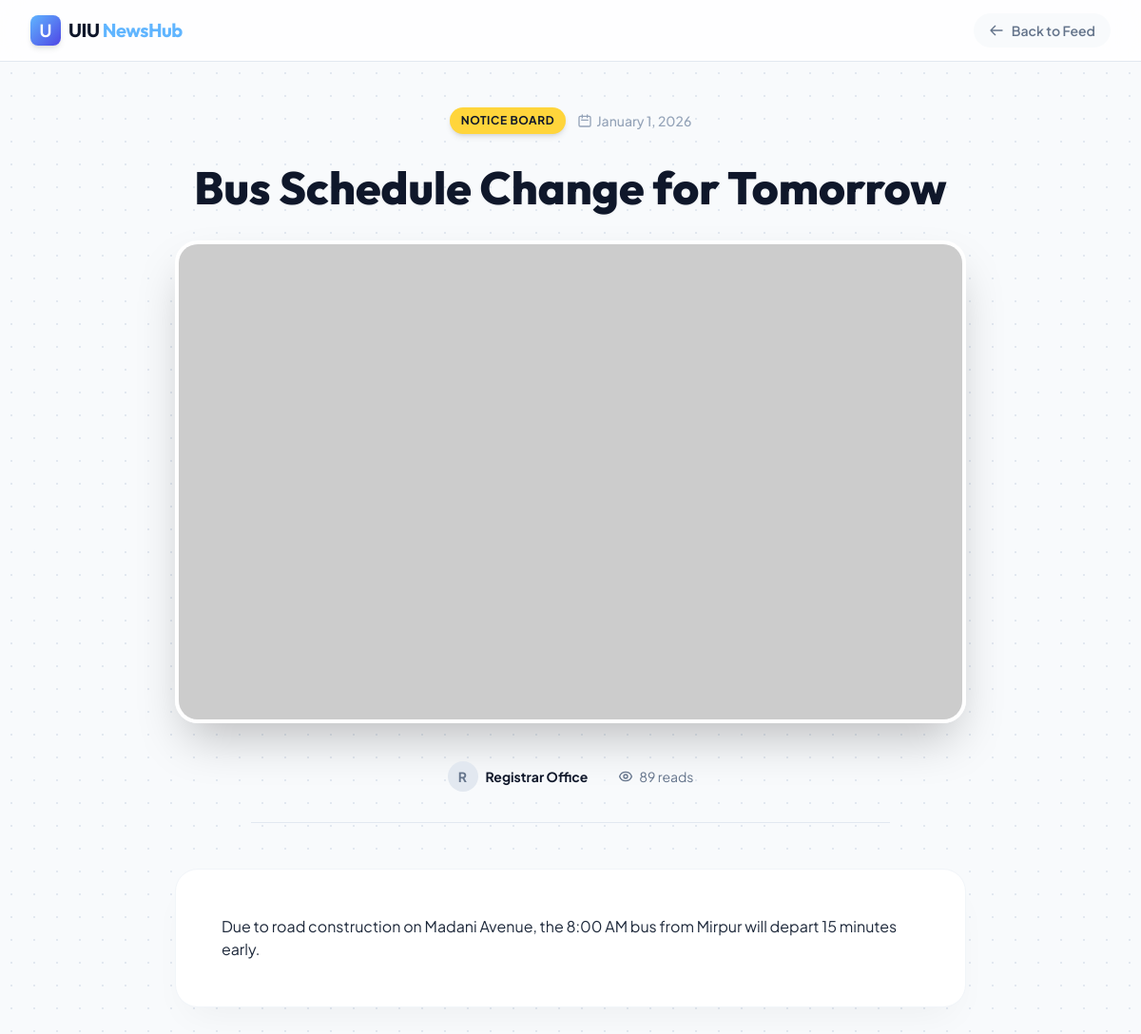
The page /news_details.php?id=3 on the database its author committed.
### tables this page shows
CREATE TABLE `news` (
  `news_id` INT(11) NOT NULL AUTO_INCREMENT,
  `title` VARCHAR(255) NOT NULL,
  `content` TEXT NOT NULL,
  `category_id` INT(11) NOT NULL,
  `image_url` VARCHAR(255) DEFAULT NULL,  
  `is_urgent` TINYINT(1) DEFAULT 0,  
  `status` ENUM('draft', 'published', 'archived') DEFAULT 'published',
  `views` INT(11) DEFAULT 0,
  `author_id` INT(11) NOT NULL,
  `created_at` TIMESTAMP DEFAULT CURRENT_TIMESTAMP,
  `updated_at` TIMESTAMP DEFAULT CURRENT_TIMESTAMP ON UPDATE CURRENT_TIMESTAMP,
  PRIMARY KEY (`news_id`),
  FOREIGN KEY (`category_id`) REFERENCES `categories`(`category_id`) ON DELETE CASCADE,
  FOREIGN KEY (`author_id`) REFERENCES `users`(`user_id`) ON DELETE CASCADE
);

CREATE TABLE `categories` (
  `category_id` INT(11) NOT NULL AUTO_INCREMENT,
  `name` VARCHAR(50) NOT NULL UNIQUE,
  `slug` VARCHAR(50) NOT NULL UNIQUE,  
  `color_class` VARCHAR(50) DEFAULT 'bg-gray-500',  
  PRIMARY KEY (`category_id`)
);

CREATE TABLE `users` (
  `user_id` INT(11) NOT NULL AUTO_INCREMENT,
  `full_name` VARCHAR(100) NOT NULL,
  `email` VARCHAR(150) NOT NULL UNIQUE,
  `password` VARCHAR(255) NOT NULL,  
  `role` ENUM('admin', 'moderator', 'student') DEFAULT 'student',
  `status` ENUM('active', 'banned') DEFAULT 'active',
  `created_at` TIMESTAMP DEFAULT CURRENT_TIMESTAMP,
  PRIMARY KEY (`user_id`)
);

### news_details.php (the view, shortened to what this page needs)
<?php
require_once 'includes/db_connect.php';
function getCategoryColor($slug) {
    $map = [
        'academic' => 'bg-cool_sky-500 text-white',
        'research' => 'bg-aquamarine-500 text-slate-900',
        'events'   => 'bg-tangerine_dream-500 text-white',
        'sports'   => 'bg-strawberry_red-500 text-white',
        'notice'   => 'bg-jasmine-400 text-slate-900',
    ];
    return $map[$slug] ?? 'bg-slate-700 text-white';
}
function getPlaceholderImage($category, $seed) {
     $colors = [
        'academic' => '60b5ff', 'research' => '5ef2d5', 'events' => 'f79d65',
        'sports' => 'f35252', 'notice' => 'ffe588'
    ];
    $hex = $colors[$category] ?? 'cbd5e1';
    $textHex = ($category == 'notice' || $category == 'research') ? '0f172a' : 'ffffff';
    return "https://placehold.co/800x600/$hex/$textHex?text=" . urlencode(ucfirst($category) . "+Update");
}
$news_id = isset($_GET['id']) ? (int)$_GET['id'] : 0;
$newsItem = null;
if ($news_id > 0) {
    try {
        $stmt = $pdo->prepare("
            SELECT n.*, c.name as category_name, c.slug as category_slug, u.full_name as author_name
            FROM news n
            JOIN categories c ON n.category_id = c.category_id
            JOIN users u ON n.author_id = u.user_id
            WHERE n.news_id = ? AND n.status = 'published'
        ");
        $stmt->execute([$news_id]);
        $newsItem = $stmt->fetch();
    } catch (PDOException $e) {}
}
?>
<!DOCTYPE html>
<html lang="en">
<head>
    <script src="https://cdn.tailwindcss.com"></script>
</head>
<body class="bg-slate-50 text-slate-800 antialiased selection:bg-cool_sky-500 selection:text-white">
    <nav class="bg-white/80 backdrop-blur-xl border-b border-slate-200 sticky top-0 z-50">
        <div class="max-w-7xl mx-auto px-4 sm:px-6 lg:px-8">
            <div class="flex justify-between items-center h-16">
                 <a href="index.php" class="flex items-center gap-2 group">
                    <div class="w-8 h-8 rounded-lg bg-gradient-to-br from-cool_sky-500 to-indigo-600 flex items-center justify-center text-white font-bold text-lg shadow-md group-hover:rotate-6 transition-transform">
                        U
                    </div>
                    <span class="font-heading font-bold text-xl text-slate-900 tracking-tight">UIU <span class="text-cool_sky-500">NewsHub</span></span>
                </a>
                <a href="index.php" class="text-sm font-semibold text-slate-500 hover:text-cool_sky-600 flex items-center gap-2 transition-colors bg-slate-50 px-4 py-2 rounded-full hover:bg-cool_sky-50">
                    <svg class="w-4 h-4" fill="none" viewBox="0 0 24 24" stroke="currentColor"><path stroke-linecap="round" stroke-linejoin="round" stroke-width="2" d="M10 19l-7-7m0 0l7-7m-7 7h18" /></svg>
                    Back to Feed
                </a>
            </div>
        </div>
    </nav>
    <main class="hero-pattern min-h-screen">
        <div class="max-w-4xl mx-auto px-4 sm:px-6 lg:px-8 py-12">
            <header class="mb-12 text-center">
                <div class="flex items-center justify-center gap-3 mb-8">
                     <span class="<?php echo getCategoryColor($newsItem['category_slug']); ?> text-xs font-bold px-3 py-1.5 rounded-full uppercase tracking-wider shadow-md">
                        <?php echo htmlspecialchars($newsItem['category_name']); ?>
                    </span>
                    <span class="text-slate-400 text-sm font-medium flex items-center gap-1">
                        <svg class="w-4 h-4" fill="none" viewBox="0 0 24 24" stroke="currentColor"><path stroke-linecap="round" stroke-linejoin="round" stroke-width="2" d="M8 7V3m8 4V3m-9 8h10M5 21h14a2 2 0 002-2V7a2 2 0 00-2-2H5a2 2 0 00-2 2v12a2 2 0 002 2z" /></svg>
                        <?php echo date('F j, Y', strtotime($newsItem['created_at'])); ?>
                    </span>
                </div>
                <h1 class="font-heading text-4xl md:text-5xl font-extrabold text-slate-900 leading-tight mb-8 drop-shadow-sm">
                    <?php echo htmlspecialchars($newsItem['title']); ?>
                </h1>
                <div class="rounded-3xl overflow-hidden shadow-2xl mb-10 border-4 border-white">
                    <img src="<?php echo $newsItem['image_url'] ? htmlspecialchars($newsItem['image_url']) : getPlaceholderImage($newsItem['category_slug'], 0); ?>"
                         alt="Featured"
                         class="w-full object-cover max-h-[500px]">
                </div>
                <div class="flex items-center justify-center gap-8 text-slate-500 text-sm border-b border-slate-200 pb-8 mx-auto max-w-2xl">
                    <div class="flex items-center gap-2">
                        <div class="w-8 h-8 rounded-full bg-slate-200 flex items-center justify-center font-bold text-slate-500">
                             <?php echo substr($newsItem['author_name'], 0, 1); ?>
                        </div>
                        <span class="font-bold text-slate-900"><?php echo htmlspecialchars($newsItem['author_name']); ?></span>
                    </div>
                    <div class="flex items-center gap-1.5" title="Views">
                        <span><?php echo number_format($newsItem['views']); ?> reads</span>
                    </div>
                </div>
            </header>
            <article class="prose prose-lg prose-slate prose-headings:font-heading prose-a:text-cool_sky-600 hover:prose-a:text-cool_sky-500 mx-auto mb-20 bg-white p-8 md:p-12 rounded-3xl shadow-soft border border-slate-100">
                <?php echo nl2br(strip_tags($newsItem['content'])); ?>
            </article>
        </div>
    </main>
</body>
</html>

### news_details.php (style rules this page uses)
.hero-pattern { background-color: #f8fafc; background-image: radial-gradient(#e2e8f0 1px, transparent 1px); background-size: 24px 24px; }

### rows shown on the page
news: category.name "NOTICE BOARD", created_at "January 1, 2026", title "Bus Schedule Change for Tomorrow", author.full_name "R", author.full_name "Registrar Office", views "89", content "Due to road construction on Madani Avenue, the 8:00 AM bus from Mirpur will depart 15 minutes early."
